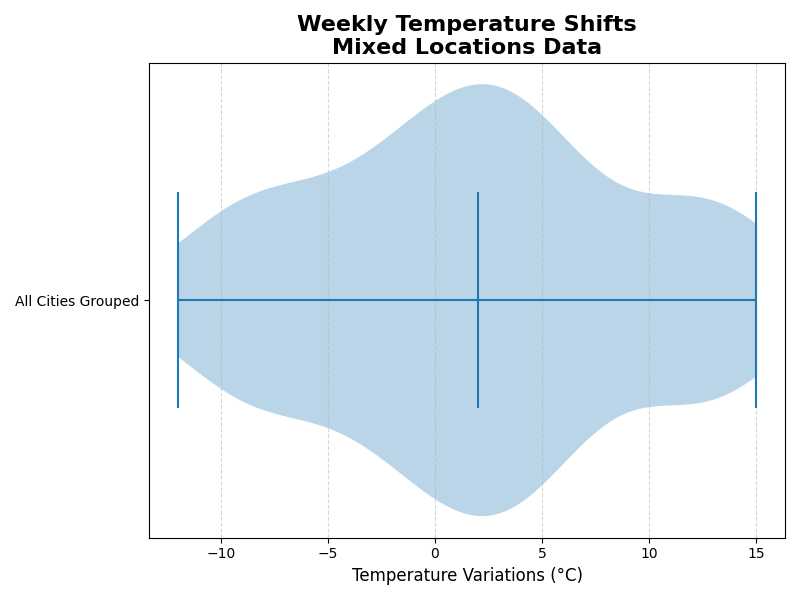

This chart was generated by the following Python code:
import matplotlib.pyplot as plt
import numpy as np

data = [-5, -3, 0, 2, 1, -1, -4, 3, 2, 0, -2, -3, 1, 2, -3, 0, 3, -1, 4, 3, -2, 0, 3, -1, 2, 3, -1, -2, 1, 2, 
        2, 4, 5, 6, 7, 6, 5, 4, 4, 5, 6, 7, 6, 5, 4, 10, 15, 13, 14, 12, 13, 15, 14, 12, 10, 11, 12, 13, 14, 12, 
        -10, -8, -9, -7, -8, -9, -11, -12, -9, -8, -10, -7, -5, -6, -8]

plt.figure(figsize=(8, 6))

plt.violinplot(data, vert=False, showmeans=False, showmedians=True)

plt.title('Weekly Temperature Shifts\nMixed Locations Data', fontsize=16, fontweight='bold')
plt.xlabel('Temperature Variations (°C)', fontsize=12)
plt.yticks([1], ['All Cities Grouped'], fontsize=10)

plt.grid(visible=True, axis='x', linestyle='--', alpha=0.5)
plt.tight_layout()
plt.show()
